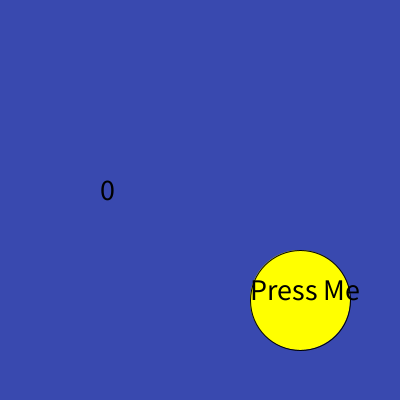
Frame 1 (no input)
Frame 60 (the mouse pressed at the canvas centre just before this capture): identical to frame 1, image omitted
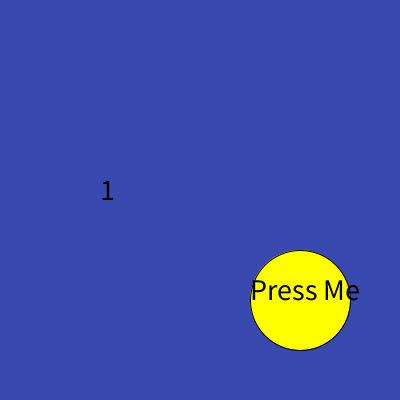
Frame 120 (the mouse held since frame 60 and released just before this capture)

The Processing sketch that drew these frames (run headless with seeded random() and noise(); from frame 60 on, the mouse is pressed at the canvas centre):

// Processing sketch: week17_PressMe
// ── week17_PressMe.pde
void setup(){
  size(400,400);
}
int result=0;
void draw(){
  background(#3949AF);
  if( dist(mouseX, mouseY,300,300)<50) fill(0,255,0);
  else fill(255,255,0);
  ellipse(300,300,100,100);
  
  fill(0);
  textSize(30);
  text("Press Me", 300-50,300);
  if(mousePressed) result = int(random(10));
  text(result, 100, 200);
}
